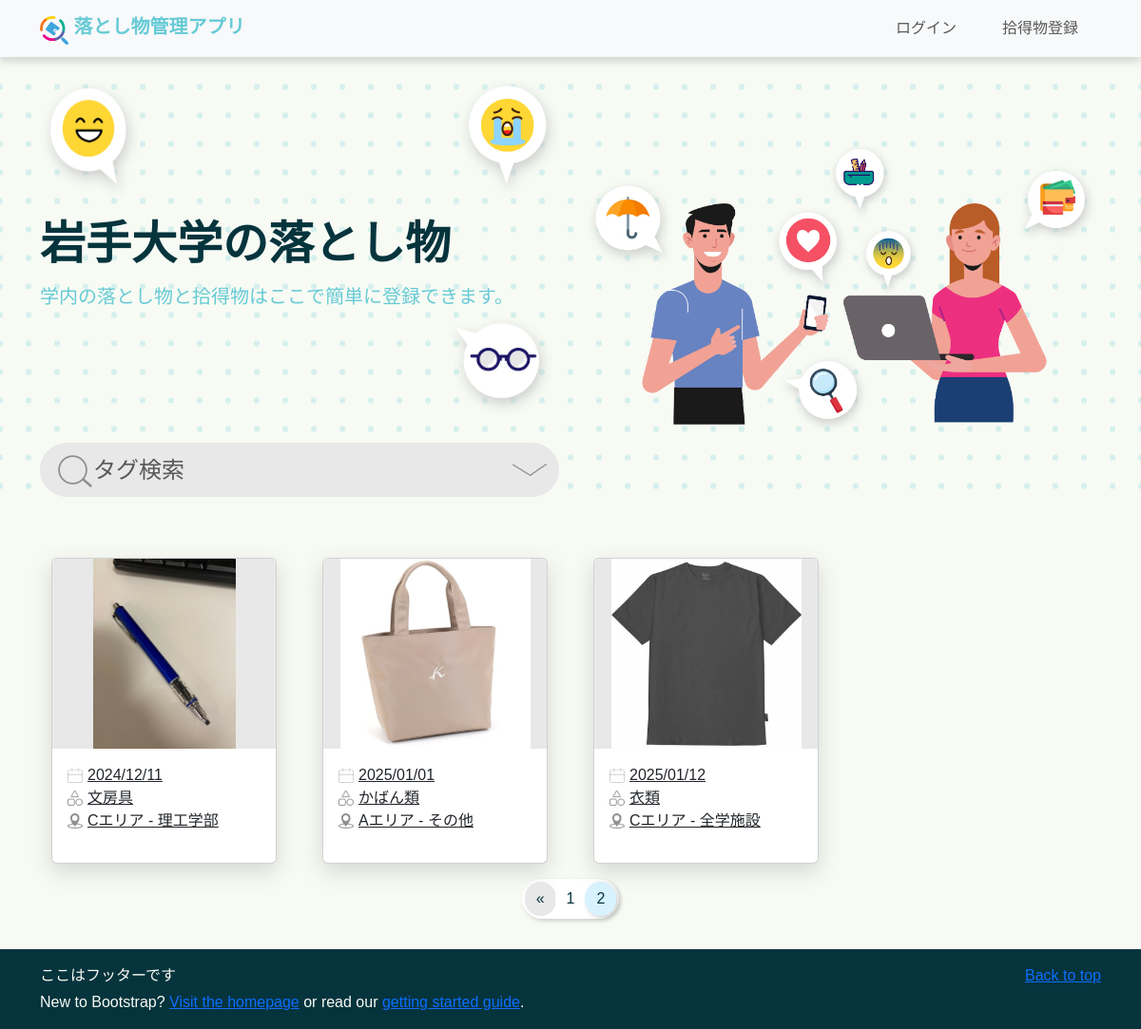
Before: /?page=2 with the older database file.
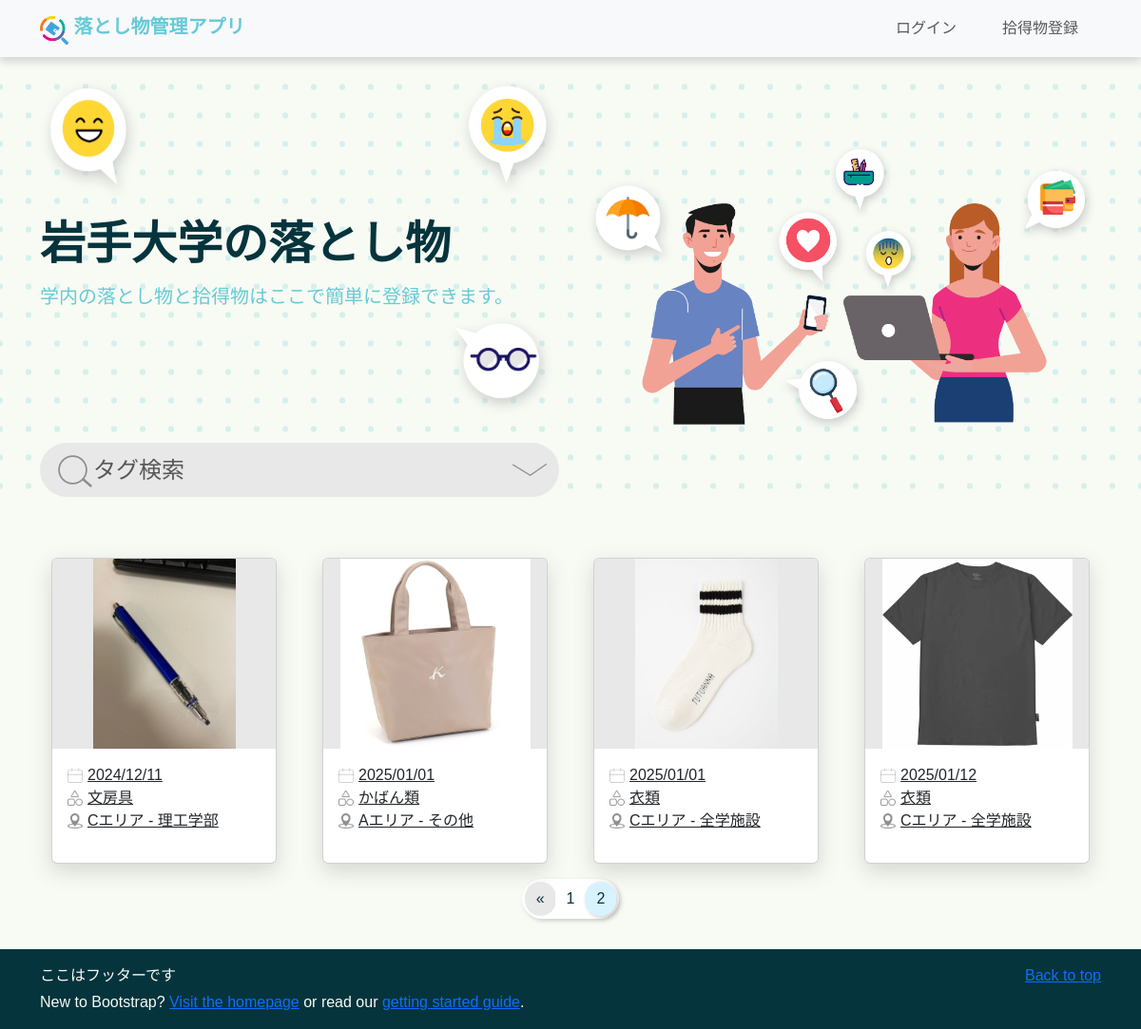
After: the same page with the newer database file.
### top/models.py (models this page shows, shortened)
class ItemImage(models.Model):
    id = models.AutoField(primary_key=True)
    item = models.ForeignKey(Item, on_delete=models.CASCADE, verbose_name="Item")
    image_path = models.ImageField(upload_to='item_images/', max_length=255, blank=True, null=True,
                                   verbose_name='Item Images')
    uploaded_at = models.DateTimeField(auto_now_add=True, null=True, blank=True)

class Item(models.Model):
    item_id = models.AutoField(primary_key=True)
    item_name = models.ForeignKey(ItemsNameTag, on_delete=models.CASCADE, verbose_name="Item Name")
    PorD_location = models.ForeignKey(PickedOrDroppedLocationsTag, on_delete=models.CASCADE,
                                      verbose_name="Picked or Dropped Location")
    storage_location = models.ForeignKey(StorageLocationsTag, on_delete=models.CASCADE, verbose_name="Storage Location", null=True)
    item_type = models.IntegerField(verbose_name="Item Type", help_text="0: Found, 1: Lost")
    status = models.SmallIntegerField(verbose_name="Status", help_text="0: Pending, 1: In Progress, 2: Resolved")
    created_at = models.DateTimeField() # 時間を自動的に更新しない
    updated_at = models.DateTimeField(auto_now=True, null=True, blank=True)
    contact_email = models.EmailField(max_length=100, null=True, blank=True)
    contact_phone = models.CharField(max_length=20, null=True, blank=True)
    description = models.TextField(null=True, blank=True)

class ItemsNameTag(models.Model):
    item_name_id = models.AutoField(primary_key=True)
    item_name = models.CharField(max_length=100, verbose_name="Name tags for items",
                                 help_text="Stationery, clothing, electronic equipment, etc.")
    description = models.TextField(null=True, blank=True)

class PickedOrDroppedLocationsTag(models.Model):
    PorD_location_id = models.AutoField(primary_key=True)
    picked_or_dropped_location_name = models.CharField(max_length=100, verbose_name="Location Name",
                                                       help_text="Name of the place where it was found or dropped, e.g., faculty building, student center, etc.")
    description = models.TextField(null=True, blank=True)
    def __str__(self):
        return self.picked_or_dropped_location_name

### top/views.py (the view)
# urls.py: path('', views.index, name='index'),
def index(request):
    itemname_tag = None
    location_tag = None
    storage_tag = None
    images = ItemImage.objects.select_related("item").order_by("item__created_at") # すべての物品表示（日付順）
    images = images.filter(item__status=0) # status = 0の物品だけ表示
    itemname_tags = ItemsNameTag.objects.all().order_by("item_name")
    location_tags = PickedOrDroppedLocationsTag.objects.all().order_by("picked_or_dropped_location_name")
    storage_tags = StorageLocationsTag.objects.all().order_by("storage_location_name")
    if request.method == "POST":
        date_form = DateFilterForm(request.POST)
        itemname_tag = request.POST.get("item")
        location_tag = request.POST.get("location")
        storage_tag = request.POST.get("storage")
        if itemname_tag == "":
            itemname_tag = None
        if location_tag == "":
            location_tag = None
        if storage_tag == "":
            storage_tag = None
        if itemname_tag and location_tag and storage_tag:
            images = images.filter(Q(item__item_name=itemname_tag) & Q(item__PorD_location=location_tag) & Q(item__storage_location=storage_tag))
        elif itemname_tag and location_tag:
            images = images.filter(Q(item__item_name=itemname_tag) & Q(item__PorD_location=location_tag))
        elif itemname_tag and storage_tag:
            images = images.filter(Q(item__item_name=itemname_tag) & Q(item__storage_location=storage_tag))
        elif location_tag and storage_tag:
            images = images.filter(Q(item__PorD_location=location_tag) & Q(item__storage_location=storage_tag))
        elif itemname_tag:
            images = images.filter(item__item_name=itemname_tag)
        elif location_tag:
            images = images.filter(item__PorD_location=location_tag)
        elif storage_tag:
            images = images.filter(item__storage_location=storage_tag)
        if date_form.is_valid():
            date = date_form.cleaned_data.get("date")
            if date:
                images = images.filter(item__created_at__gte=date)
    else:
        date_form = DateFilterForm()
    """
    if request.method == "POST":
        form = TagFilterForm(request.POST) # form.pyからimport
        date_form = DateFilterForm(request.POST)
        if form.is_valid():
            # python側の変数にタグ情報を格納する
            itemname_tag = form.cleaned_data['itemname_tag']
            location_tag = form.cleaned_data["location_tag"]
            storage_tag = form.cleaned_data["storage_tag"]
            # タグによってフィルタリングをかける
            if itemname_tag and location_tag and storage_tag:
                images = images.filter(Q(item__item_name=itemname_tag) & Q(item__PorD_location=location_tag) & Q(item__storage_location=storage_tag))
            elif itemname_tag and location_tag:
                images = images.filter(Q(item__item_name=itemname_tag) & Q(item__PorD_location=location_tag))
            elif itemname_tag and storage_tag:
                images = images.filter(Q(item__item_name=itemname_tag) & Q(item__storage_location=storage_tag))
            elif location_tag and storage_tag:
                images = images.filter(Q(item__PorD_location=location_tag) & Q(item__storage_location=storage_tag))
            elif itemname_tag:
                images = images.filter(item__item_name=itemname_tag)
            elif location_tag:
                images = images.filter(item__PorD_location=location_tag)
            elif storage_tag:
                images = images.filter(item__storage_location=storage_tag)
            # ItemImageモデルのインスタンスを取得し、その関連するItemとItemNameTagを一度に取得
        if date_form.is_valid():
            date = date_form.cleaned_data.get("date")
            if date:
                images = images.filter(item__created_at__gte=date)

    else:
        form = TagFilterForm()
        date_form = DateFilterForm()
    """
    paginator = Paginator(images, 4)
    page_number = request.GET.get("page")
    page_obj = paginator.get_page(page_number)
    context = {
        "images": page_obj,
        "date_form": date_form,
        "page_obj": page_obj,
        "itemnametags": itemname_tags,
        "locationtags": location_tags,
        "storagetags": storage_tags,
    }
    return render(request, 'index.html', context)

### top/models.py (called while the page is built)
    def __str__(self):
        return self.storage_location_name

### top/templates/index.html (shortened to what this page needs)
{% extends "base.html" %}
{% load static %}
{% block content %}
<div class="hero">
  <div class="container col-12 hero-content">
    <div class="row flex-md-row-reverse align-items-center">
      <div class="col-sm-12 col-md-6 col-lg-6">
        <img src="{% static "imgs/illustrations/2 people emoji added-final.png" %}" class="hero-illust d-block mx-lg-auto img-fluid" alt="illustration" width="130%" loading="lazy">
      </div>
      <div class="hero-texts col-sm-12 col-md-6 col-lg-6">
        <div class="emojis d-none d-md-inline-flex justify-content-between">
          <img src="{% static "imgs/illustrations/emoji_ニコニコ.png" %}" class="img-fluid emoji_niconico" alt="illustration" width="20%" loading="lazy">
          <img src="{% static "imgs/illustrations/emoji_泣き顔.png" %}" class="img-fluid emoji_nakigao" alt="illustration" width="20%" loading="lazy">
        </div>
        <h1 class="display-5 fw-bold lh-1 mb-3 my-sm-3">岩手大学の落とし物</h1>
        <p class="lead my-0 py-0">学内の落とし物と拾得物はここで簡単に登録できます。</p>
        <div class="emojis d-none d-md-inline-flex justify-content-end my-0 py-0">
          <img src="{% static "imgs/illustrations/Glass emoji-fixed.png" %}" class="img-fluid mt-0 emoji_megane" alt="illustration" width="23%" loading="lazy">
        </div>
        <button class="btn top-tag-search-button col-12 mt-3" justifyContent="flex-start" type="button" data-bs-toggle="collapse" data-bs-target="#collapseSearch" aria-expanded="false" aria-controls="collapseExample" id="collapsebutton">
          <img class="tagsearch-icon" src="{% static 'imgs/icons/SEARCH I.png'%}">タグ検索
          <img class="tagsearch-icon-arrow rotate-icon ms-auto" src="{% static 'imgs/icons/SCROLL ARROW -down.png'%}" id="arrowIcon">
        </button>
      </div>
    </div>
  </div>
</div>
<link
  rel="stylesheet"
  href="https://cdnjs.cloudflare.com/ajax/libs/photoswipe/5.2.2/photoswipe.min.css"
/>
<section id="cardlists">
  {% if images %}
  <div class="container">
    <div class="row g-8 py-3">
      {% for image in images %}
      <div class="col-lg-3 col-sm-6 g-5">
        <a class="card card-effect" href="#" data-bs-toggle="modal" data-bs-target="#modal{{ image.id }}">
          <div class="card-img-area">
            <img src="{{ image.image_path.url }}" class="card-img-top " alt="Item Image">
          </div>
          <div class="card-body">
            <ul>
            <li class="card-text"><img class="card-icons" src="{% static "imgs/icons/CALENDAR I.png" %}">{{image.item.created_at|date:"Y/m/d"}}</li>
            <li class="card-text"><img class="card-icons" src="{% static "imgs/icons/CATEGORY I.png" %}">{{ image.item.item_name.item_name }}</li>
            <li class="card-text"><img class="card-icons" src="{% static 'imgs/icons/Component 1.png'%}">{{image.item.PorD_location}}</li>
            </ul>
          </div>
        </a>
      </div>
      {% endfor %}
    </div>
  </div>
  {% else %}
    <p>選択されたタグを持つ落とし物情報は見つかりませんでした</p>
  {% endif %}
  <div class="d-flex justify-content-center">
    <nav aria-label="Page navigation example">
      <ul class="pagination">
        {% if page_obj.has_previous %}
          <li class="page-item PreviousAndNext">
            <a class="page-link" href="?page={{ page_obj.previous_page_number }}" aria-label="Previous">
              <span aria-hidden="true">&laquo;</span>
            </a>
          </li>
        {% endif %}
        {% for num in page_obj.paginator.page_range %}
          {% if num == page_obj.number %}
            <li class="page-item active" aria-current="page"><span class="page-link">{{ num }}</span></li>
          {% elif num >= page_obj.number|add:'-2' and num <= page_obj.number|add:'2' %}
            <li class="page-item"><a class="page-link" href="?page={{ num }}">{{ num }}</a></li>
          {% endif %}
        {% endfor %}
      </ul>
    </nav>
  </div>
</section>
{% endblock content %}

Changed rows visible on the page:
added ItemImage: image_path (picture), item.created_at "2025/01/01", item.item_name.item_name "衣類", item.PorD_location "Cエリア - 全学施設"
